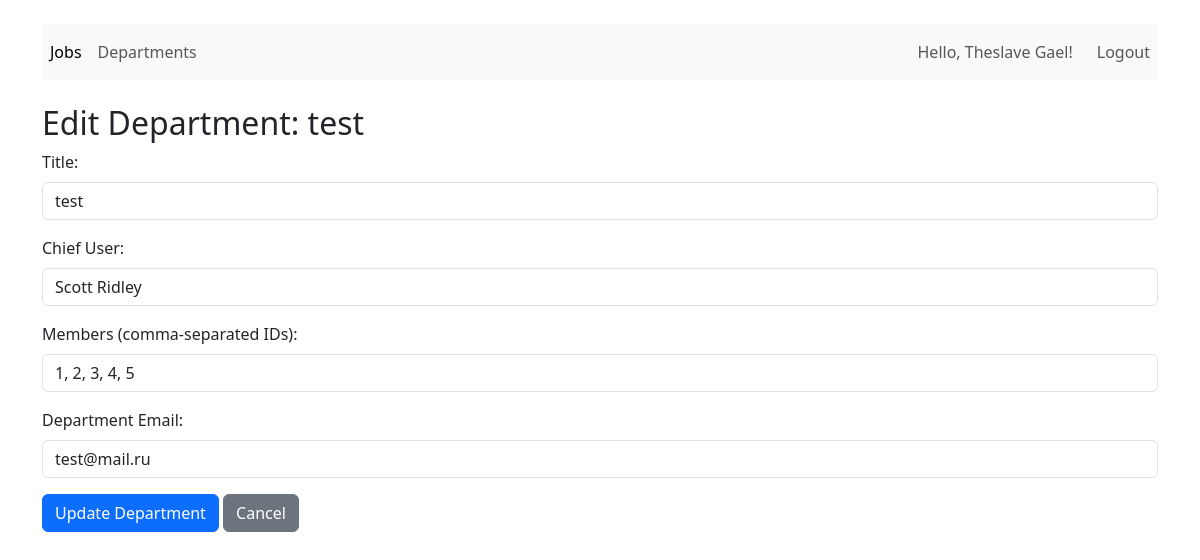
The page /edit_department/1 (signed in) on the database its author committed.
### main.py (models this page shows, shortened)
class User(Base, UserMixin):
    __tablename__ = 'users'
    id = Column(Integer, primary_key=True, autoincrement=True)
    surname = Column(String, nullable=False)
    name = Column(String, nullable=False)
    age = Column(Integer, nullable=False)
    position = Column(String, nullable=False)
    speciality = Column(String, nullable=False)
    address = Column(String, nullable=False)
    email = Column(String, unique=True, nullable=False)
    _hashed_password = Column('hashed_password', String, nullable=False)
    modified_date = Column(DateTime, default=datetime.datetime.now)
    jobs_as_leader = relationship("Jobs", back_populates="team_leader_user")
    departments_led = relationship("Department", back_populates="chief_user")
    @property
    def full_name(self):
        return f"{self.surname} {self.name}"

class Department(Base):
    __tablename__ = 'departments'
    id = Column(Integer, primary_key=True, autoincrement=True)
    title = Column(String, nullable=False)
    chief = Column(Integer, ForeignKey('users.id'), nullable=False)
    members = Column(Text, nullable=False)
    email = Column(String, unique=True, nullable=False)
    chief_user = relationship("User", back_populates="departments_led")

### app.py (the view, shortened to what this page needs)
@app.route('/edit_department/<int:dept_id>', methods=['GET', 'POST'])
@login_required
def edit_department(dept_id):
    session = Session()
    dept = session.query(Department).filter(Department.id == dept_id).first()
    if not dept:
        flash('Department not found.')
        session.close()
        return redirect(url_for('departments'))
    users = session.query(User).all()
    session.close()
    return render_template('edit_department.html', dept=dept, users=users)

### app.py (called while the page is built)
@login_manager.user_loader
def load_user(user_id):
    session = Session()
    user = session.query(User).get(int(user_id))
    session.close()
    return user

### templates/edit_department.html (shortened to what this page needs)
{% extends "base.html" %}
{% block content %}
<h2>Edit Department: {{ dept.title }}</h2>
<form method="POST">
    <div class="mb-3">
        <label for="title" class="form-label">Title:</label>
        <input type="text" class="form-control" id="title" name="title" value="{{ dept.title }}" required>
    </div>
    <div class="mb-3">
        <label for="chief_id" class="form-label">Chief User:</label>
        <select class="form-control" id="chief_id" name="chief_id" required>
            {% for user in users %}
                <option value="{{ user.id }}" {% if user.id == dept.chief %}selected{% endif %}>{{ user.full_name }}</option>
            {% endfor %}
        </select>
    </div>
    <div class="mb-3">
        <label for="members" class="form-label">Members (comma-separated IDs):</label>
        <input type="text" class="form-control" id="members" name="members" value="{{ dept.members }}" required>
    </div>
    <div class="mb-3">
        <label for="email" class="form-label">Department Email:</label>
        <input type="email" class="form-control" id="email" name="email" value="{{ dept.email }}" required>
    </div>
    <button type="submit" class="btn btn-primary">Update Department</button>
    <a href="{{ url_for('departments') }}" class="btn btn-secondary">Cancel</a>
</form>
{% endblock %}

### templates/base.html (shortened to what this page needs)
<!DOCTYPE html>
<html lang="en">
<head>
    <link href="https://cdn.jsdelivr.net/npm/bootstrap@5.3.0-alpha1/dist/css/bootstrap.min.css" rel="stylesheet">
</head>
<body>
    <div class="container mt-4">
        <nav class="navbar navbar-expand-lg navbar-light bg-light mb-4">
            <div class="navbar-nav">
                <a class="nav-link active" href="{{ url_for('index') }}">Jobs</a>
                <a class="nav-link" href="{{ url_for('departments') }}">Departments</a>
            </div>
            <div class="navbar-nav ms-auto">
                {% if current_user.is_authenticated %}
                    <span class="navbar-text me-3">Hello, {{ current_user.full_name }}!</span>
                    <a class="nav-link" href="{{ url_for('logout') }}">Logout</a>
                {% else %}
                    <a class="nav-link" href="{{ url_for('login') }}">Login</a>
                    <a class="nav-link" href="{{ url_for('register') }}">Register</a>
                {% endif %}
            </div>
        </nav>
        {% block content %}{% endblock %}
    </div>
</body>
</html>

### rows shown on the page
User: full_name "Theslave Gael"
Department: title "test", chief_id "Scott Ridley", members "1, 2, 3, 4, 5", email "test@mail.ru"
